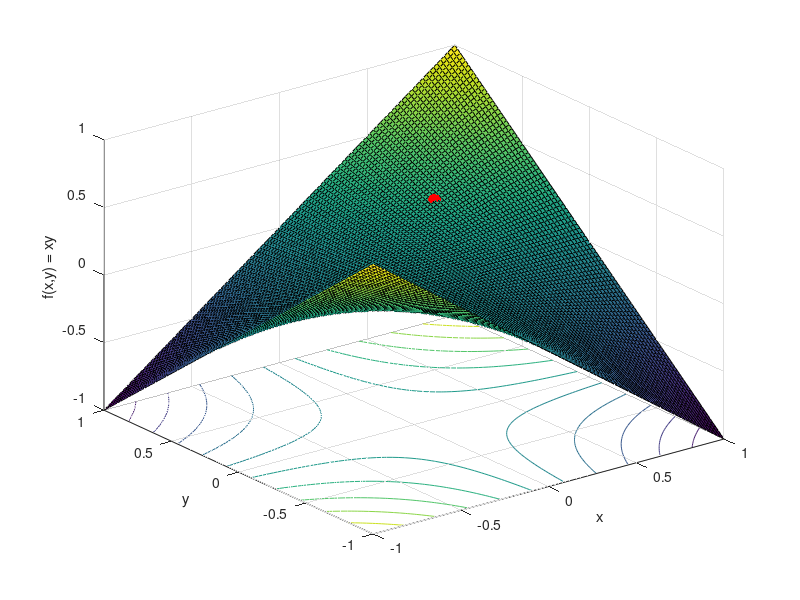

This figure's MATLAB source:
%% w: my approach  (better approach !!)
% x1 = linspace(-1,3,100);
% x2 = linspace(-1,3,100);
% f = zeros(length(x1),length(x2));
% for i = 1:length(x1)
% for j = 1:length(x2)
% f(i,j) = 100*(x2(j)-x1(i)^2)^2+(1-x1(i))^2;
% end
% end
% surfc(x1,x2,f)

x1 = linspace(-2,2,100);
x2 = linspace(-2,2,100);
z = zeros(length(x1),length(x2));
f = @(x,y) 100*(x-y^2)^2+(1-x)^2;             % Rosenbrock(banana) function
for i = 1:length(x1)
    for j = 1:length(x2)
        z(i,j) = f(x1(i),x2(j));
    end
end
surfc(x1,x2,z)                                % input + x1 & x2 to give the correct coordinates!!
xlabel('x');
ylabel('y');
zlabel('f(x,y) = Rosenbrock function');
hold on
plot3(1, 1, f(1,1),'.r','MarkerSize',30);       % mark the minimun point
hold off

% figure(gcf)                                   % return current plot        

%% copy from course material
x = linspace(-1,1);
y = linspace(-1,1);
[X, Y] = meshgrid(x,y);                       % w: no need to use meshgrid

f = @(x,y) x*y; %define function f
Z = zeros(size(X)); %initialize matrix Z
for i = 1:size(X,1) %use a double loop to calculate all values
for j = 1:size(X,2)
Z(i,j) = f(X(i,j),Y(i,j));
end
end
% f = @(X,Y) X.*Y; %use .* to define elementwise multiplication
% Z = f(X,Y); %determine Z in one go

surfc(X,Y,Z);
xlabel('x');
ylabel('y');
zlabel('f(x,y) = xy');

hold on %enable working in the same figure
plot3(0.5, 0.5, f(0.5,0.5),'.r','MarkerSize',30);
hold off

figure(gcf)
